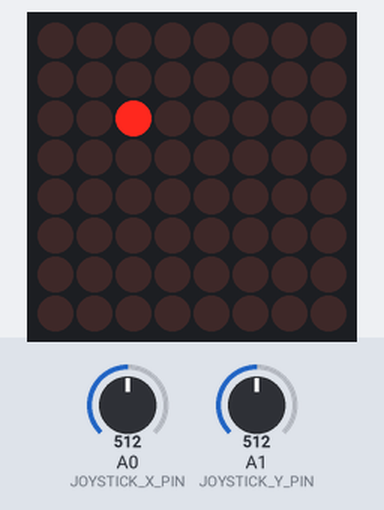
Bench run of a sketch on a simulated Arduino Uno, built with avr-gcc and run on an emulated ATmega328P. Parts: 8×8 LED matrix. The inputs (shaded band) are chosen by the test bench; at power-on: A0 (JOYSTICK_X_PIN) = 512, A1 (JOYSTICK_Y_PIN) = 512.

Above: at 1.2 s.
1.3 s: A0 (JOYSTICK_X_PIN) set to 692
2.8 s: A0 (JOYSTICK_X_PIN) set to 709
At 4.8 s:
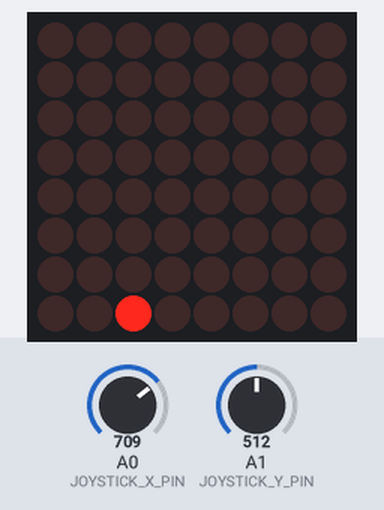
5.1 s: A0 (JOYSTICK_X_PIN) set to 307
6.6 s: A0 (JOYSTICK_X_PIN) set to 291
At 8.8 s:
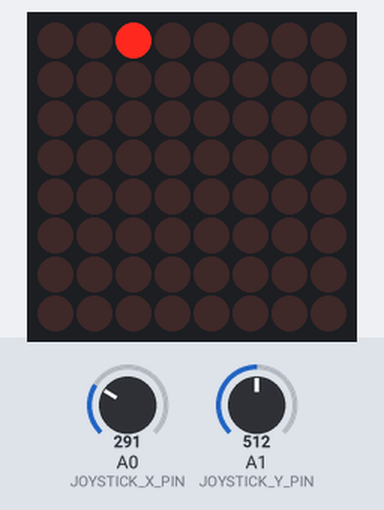
9.3 s: A0 (JOYSTICK_X_PIN) set to 710
At 9.54 s:
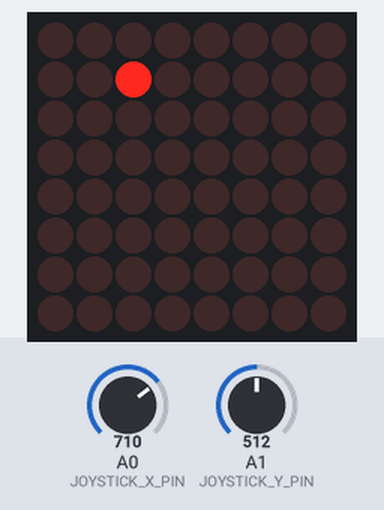
12.1 s: A0 (JOYSTICK_X_PIN) set to 290
At 12.36 s:
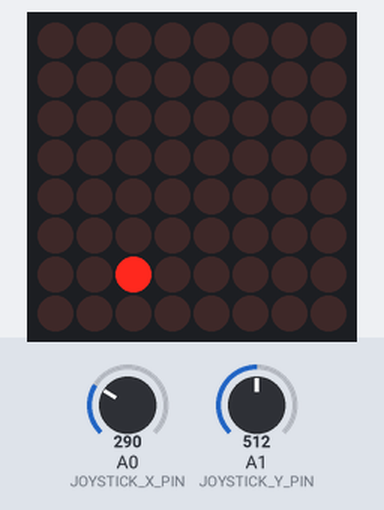
Timing chart, 0 to 15.1 s (numbered marks = the images above; inputs shaded):
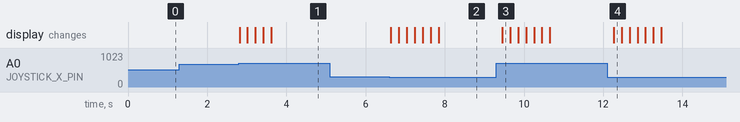

The sketch:

snakes1.ino
```cpp
#include <LedControl.h>

const int DIN_PIN = 12;
const int CLK_PIN = 10;
const int CS_PIN = 11;
const int JOYSTICK_X_PIN = A0;
const int JOYSTICK_Y_PIN = A1;

LedControl lc = LedControl(DIN_PIN, CLK_PIN, CS_PIN, 1);

const int MAX_SNAKE_LENGTH = 10; // Adjust as needed
int snakeX[MAX_SNAKE_LENGTH];
int snakeY[MAX_SNAKE_LENGTH];
int snakeLength = 1;
int snakeHead = 0; // Index of the snake's head

void setup() {
    lc.shutdown(0, false);
    lc.setIntensity(0, 8);
    lc.clearDisplay(0);

    // Initialize snake starting position
    snakeX[0] = 2;
    snakeY[0] = 2;
}

void loop() {
    // Read joystick input
    int joystickX = analogRead(JOYSTICK_X_PIN);
    int joystickY = analogRead(JOYSTICK_Y_PIN);

    // Determine direction based on joystick input
    if (joystickX < 300) {
        moveSnake(-1, 0); // Move left
    } else if (joystickX > 700) {
        moveSnake(1, 0); // Move right
    } else if (joystickY < 300) {
        moveSnake(0, 1); // Move up
    } else if (joystickY > 700) {
        moveSnake(0, -1); // Move down
    }

    // Update snake position on the display
    updateSnakeDisplay();

    // Introduce delay for controlling snake speed
    delay(200); // Adjust delay to control snake speed

    // Erase snake's trail from 2 seconds ago
    eraseOldSnakePosition();
}

void moveSnake(int dx, int dy) {
    // Move the snake by shifting positions
    for (int i = snakeLength - 1; i > 0; --i) {
        snakeX[i] = snakeX[i - 1];
        snakeY[i] = snakeY[i - 1];
    }
    snakeX[0] += dx;
    snakeY[0] += dy;

    // Ensure snake stays within bounds (0-7 for an 8x8 matrix)
    snakeX[0] = constrain(snakeX[0], 0, 7);
    snakeY[0] = constrain(snakeY[0], 0, 7);
}

void updateSnakeDisplay() {
    lc.clearDisplay(0);
    for (int i = 0; i < snakeLength; ++i) {
        lc.setLed(0, snakeX[i], snakeY[i], true);
    }
}

void eraseOldSnakePosition() {
    static unsigned long lastEraseTime = 0;
    unsigned long currentTime = millis();

    if (currentTime - lastEraseTime >= 20000) { // Erase every 2 seconds
        lc.setLed(0, snakeX[snakeLength - 1], snakeY[snakeLength - 1], false);
        lastEraseTime = currentTime;
    }
}
```

Measured:
- the behaviour switches between 700 and 701 on A0 (JOYSTICK_X_PIN) (found by bisection; images 0 and 1)
- the behaviour switches between 300 and 299 on A0 (JOYSTICK_X_PIN) (found by bisection; images 1 and 2)
- after the input at 1.3 s, every drawn part: stays the same
- after the input at 2.8 s, the display: first changes at once (image 1 shows a later state)
- after the input at 5.1 s, every drawn part: stays the same
- after the input at 6.6 s, the display: first changes at once (image 2 shows a later state)
- after the input at 9.3 s, the display: changes after 0.15 s (image 3)
- after the input at 12.1 s, the display: changes after 0.16 s (image 4)
